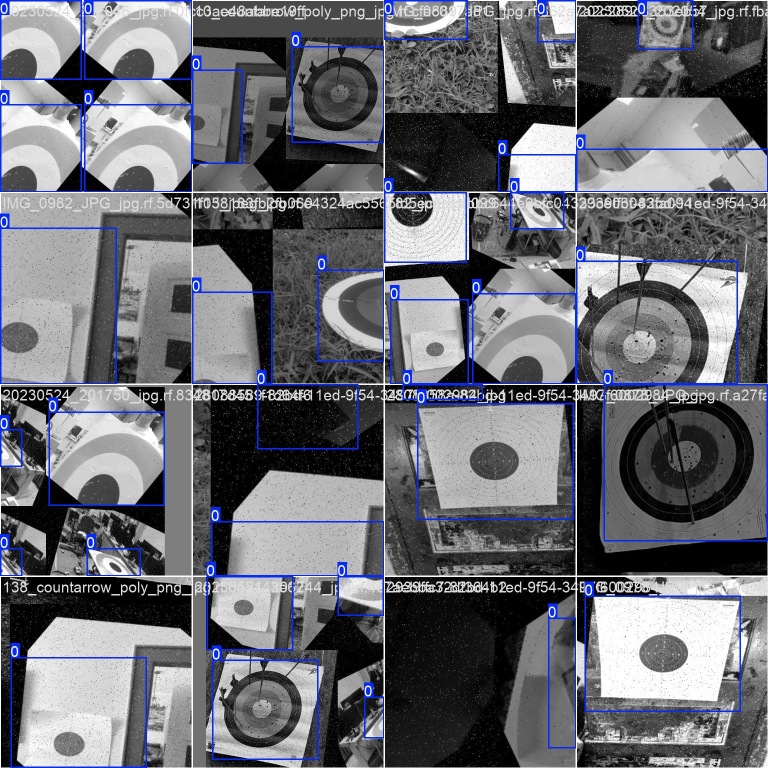
#> input picture runs/detect/bullseye-model2/train_batch0.jpg, 1536 x 1536 px (shown at 1/2 size); its folder holds only this picture in this run
$ python -i opencv_test.py   (imports and definitions only)
#> lines starting #> are read from the running program, lines starting #| are printed output that depends on the picture; after the words box and inside, x2 and y2 are one past the last pixel; in counts of white or black regions, pixels touching at a corner belong together
import cv2
import os
import numpy as np

def detect_bullseye(image_path):
    # Load image
    frame = cv2.imread(image_path)
#> frame is the input picture: shape (1536, 1536, 3); mean B, G, R 115.7, 108.9, 107.7
    if frame is None:
        print("Error: Image not found!")
        return

    # Resize for consistency
    frame = cv2.resize(frame, (640, 640))
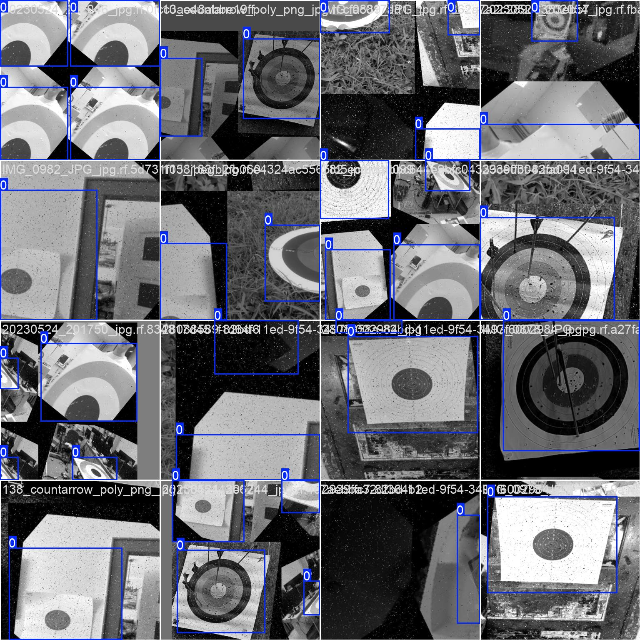
#> frame: shape (640, 640, 3); mean B, G, R 115.8, 108.9, 107.8

    # Convert to grayscale
    gray = cv2.cvtColor(frame, cv2.COLOR_BGR2GRAY)
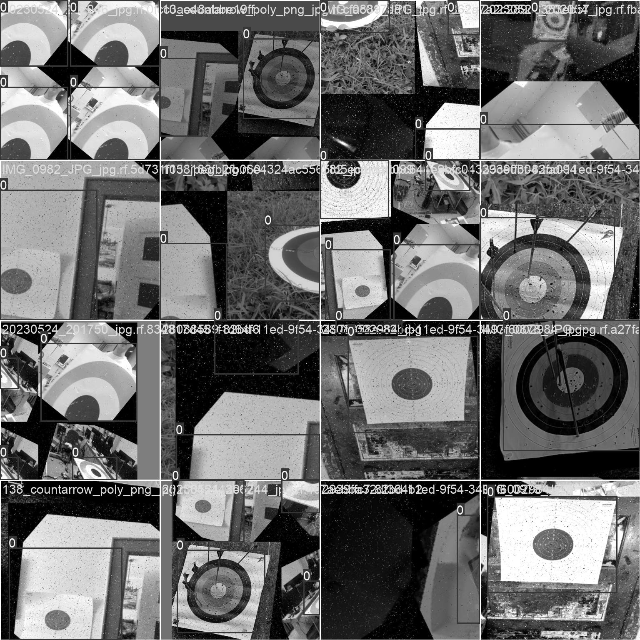
#> gray: shape (640, 640); min 0, max 255, mean 109.4

    # Apply Gaussian Blur to reduce noise
    blurred = cv2.GaussianBlur(gray, (5, 5), 0)
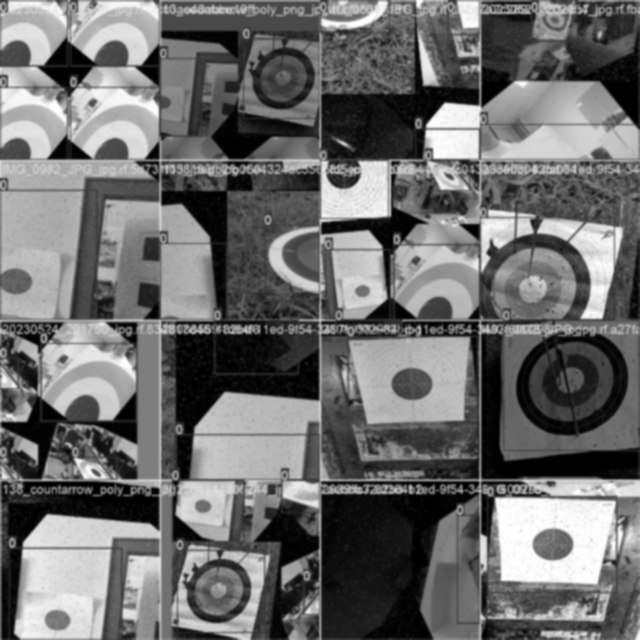
#> blurred: shape (640, 640); min 0, max 255, mean 109.3

    # Use morphological operations to remove small noise
    kernel = np.ones((3, 3), np.uint8)
    cleaned = cv2.morphologyEx(blurred, cv2.MORPH_OPEN, kernel)

    # Apply Canny edge detection
    edges = cv2.Canny(cleaned, 50, 150)
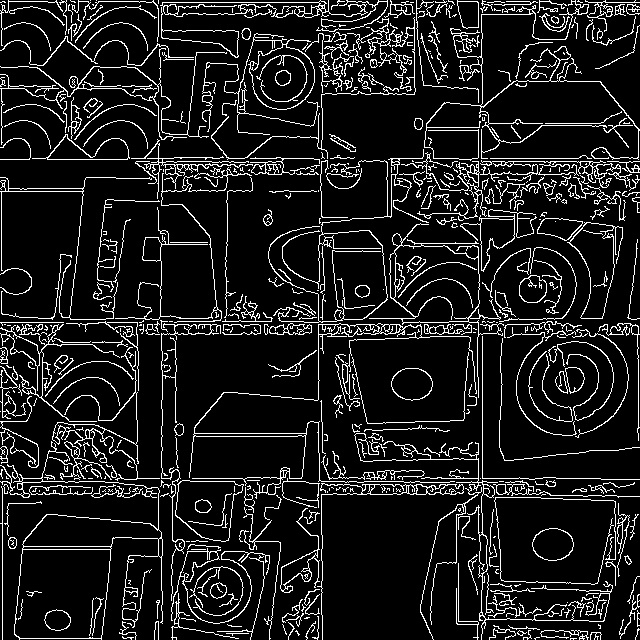
#> edges: shape (640, 640); 11.1% white in thin lines or dots

    # Detect circles using Hough Transform
    circles = cv2.HoughCircles(
        edges, cv2.HOUGH_GRADIENT, dp=1.2, minDist=0.001,
        param1=300, param2=35, minRadius=20, maxRadius=150
    )
    x = 1
    if circles is not None:
        circles = np.uint16(np.around(circles))
        for i in circles[0, :]:
            # Draw detected circle
            cv2.circle(frame, (i[0], i[1]), i[2], (0, 255, 0), 2)
            # Put the order number at the center
            cv2.putText(frame, str(x), (i[0] - 10, i[1] + 10), cv2.FONT_HERSHEY_SIMPLEX, 0.4, (0, 0, 255), 1)
            print(f"Detected Bullseye at: {i[0]}, {i[1]} (Radius: {i[2]})")
            x += 1

            if x % 5 == 0:
                cv2.imshow("Bullseye Detection", frame)
                cv2.waitKey(0)
                cv2.destroyAllWindows()

            if x > 20:
                break
#> this loop made 20 passes
#> i on passes 1 to 12: [337, 187, 149], [333, 185, 149], [339, 187, 149], [403, 190, 149], [373, 193, 148], [331, 187, 149], [339, 177, 149], [247, 265, 149], [454, 335, 149], [211, 403, 149], [199, 355, 149], [337, 181, 149]
#| Detected Bullseye at: 337, 187 (Radius: 149)
#| Detected Bullseye at: 333, 185 (Radius: 149)
#| Detected Bullseye at: 339, 187 (Radius: 149)
#| Detected Bullseye at: 403, 190 (Radius: 149)
#| Detected Bullseye at: 373, 193 (Radius: 148)
#| Detected Bullseye at: 331, 187 (Radius: 149)
#| Detected Bullseye at: 339, 177 (Radius: 149)
#| Detected Bullseye at: 247, 265 (Radius: 149)
#> (further printed lines are left out)
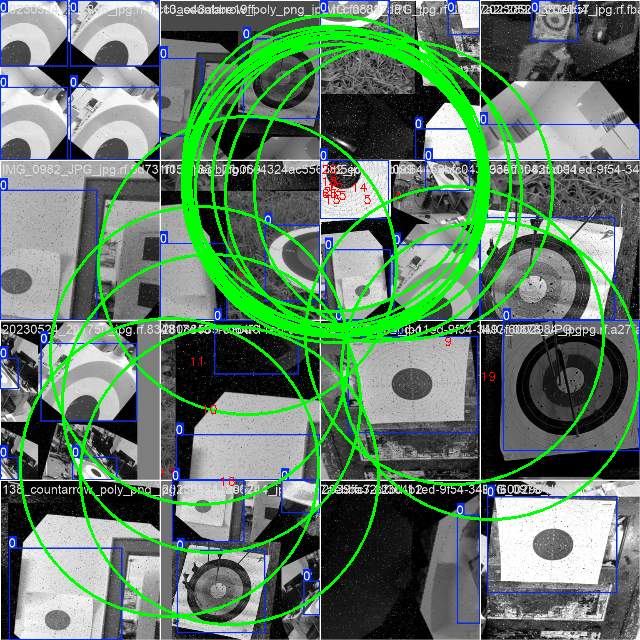
#> frame: shape (640, 640, 3); 10.11% of pixels changed, all inside (x1, y1, x2, y2) = (19, 14, 640, 626)
#> after the loop, x = 21

# Test with multiple images
# [2 lines not run here, left out]

>>> result = detect_bullseye('runs/detect/bullseye-model2/train_batch0.jpg')

$ run again, on runs/detect/bullseye-model2/train_batch1.jpg
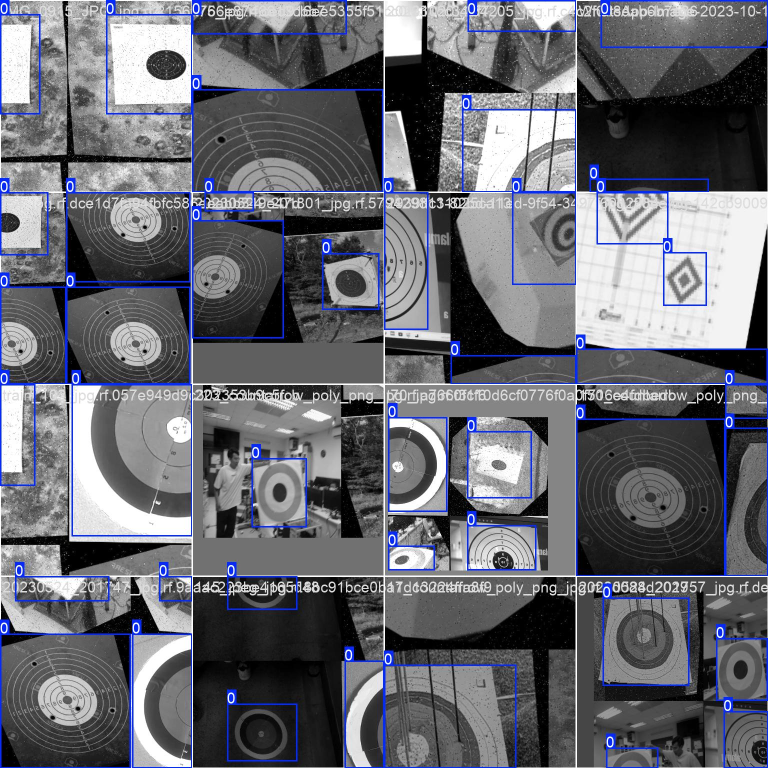
#> input picture runs/detect/bullseye-model2/train_batch1.jpg, 1536 x 1536 px (shown at 1/2 size)
#> in detect_bullseye, frame is the input picture: shape (1536, 1536, 3); mean B, G, R 112.6, 104.7, 103.3
#> in detect_bullseye, `edges = cv2.Canny(cleaned, 50, 150)`:
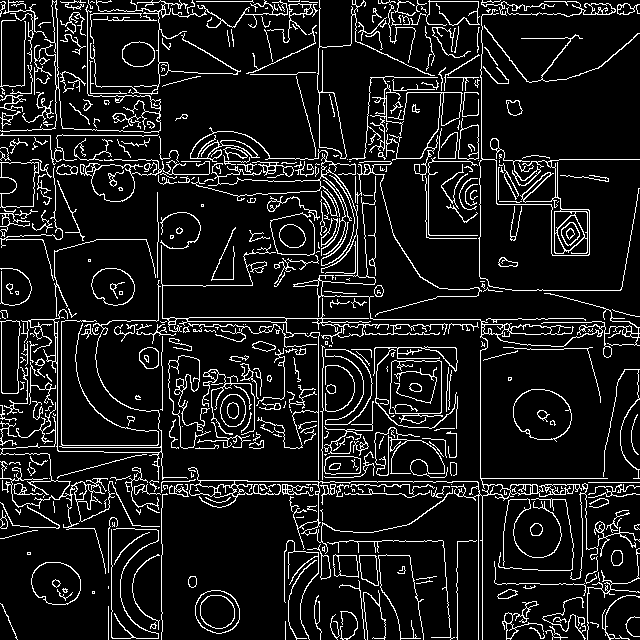
#> edges: shape (640, 640); 10.6% white in thin lines or dots
#> the loop in detect_bullseye, `for i in circles[0, :]:` made 20 passes
#> i on passes 1 to 8: [200, 304, 143], [247, 345, 149], [175, 283, 149], [178, 286, 149], [147, 304, 149], [169, 283, 149], [461, 439, 144], [181, 289, 149]
#> (printed output is left out)
#> after the loop in detect_bullseye, `for i in circles[0, :]:`:
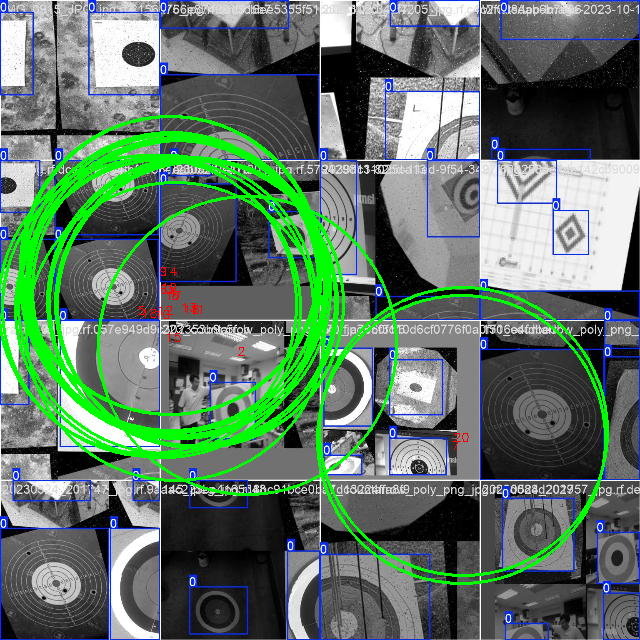
#> frame: shape (640, 640, 3); mean B, G, R 101.8, 117.5, 93.9
#> after the loop in detect_bullseye, `for i in circles[0, :]:`: x = 21

$ run again, on runs/detect/bullseye-model2/train_batch2.jpg
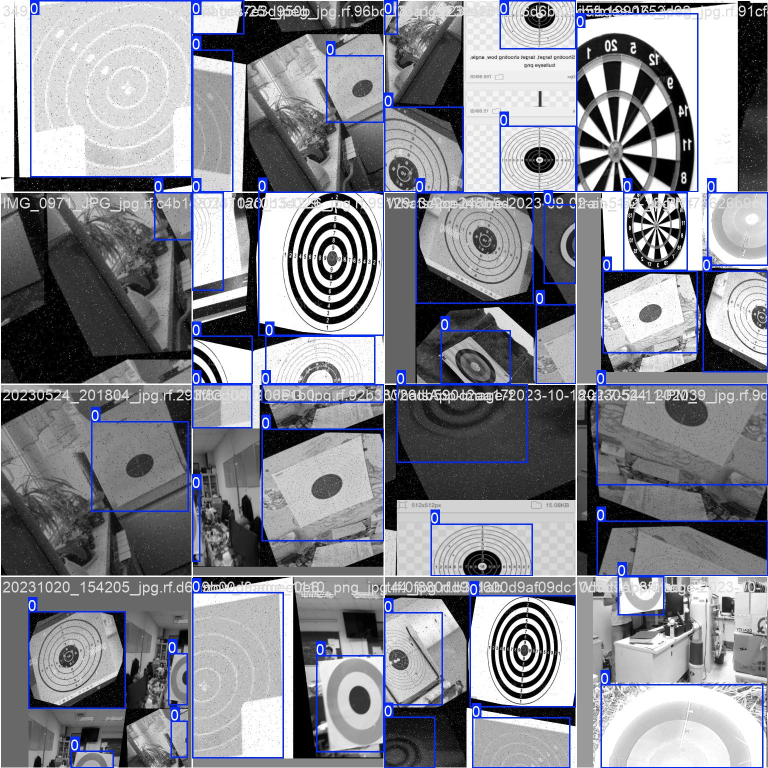
#> input picture runs/detect/bullseye-model2/train_batch2.jpg, 1536 x 1536 px (shown at 1/2 size)
#> in detect_bullseye, frame is the input picture: shape (1536, 1536, 3); mean B, G, R 143.7, 136, 134.6
#> in detect_bullseye, `edges = cv2.Canny(cleaned, 50, 150)`:
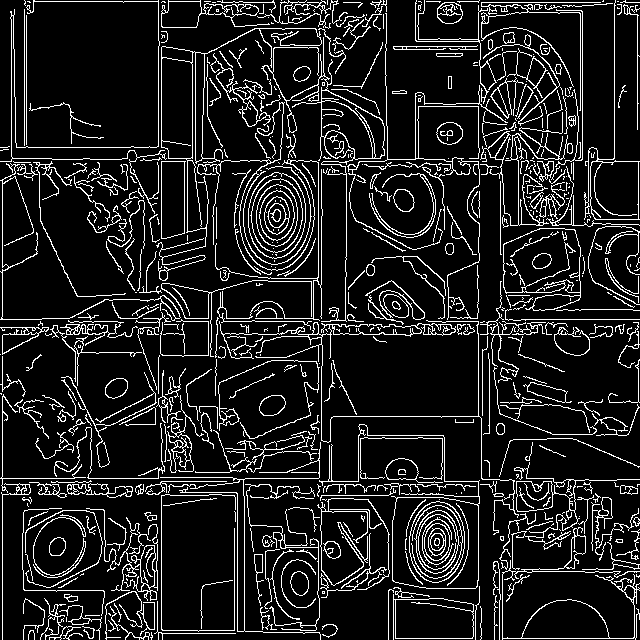
#> edges: shape (640, 640); 12.1% white in thin lines or dots
#> the loop in detect_bullseye, `for i in circles[0, :]:` made 20 passes
#> i on passes 1 to 8: [421, 187, 149], [421, 285, 149], [427, 193, 145], [307, 361, 149], [403, 177, 149], [439, 183, 149], [445, 183, 147], [403, 181, 149]
#> (printed output is left out)
#> after the loop in detect_bullseye, `for i in circles[0, :]:`:
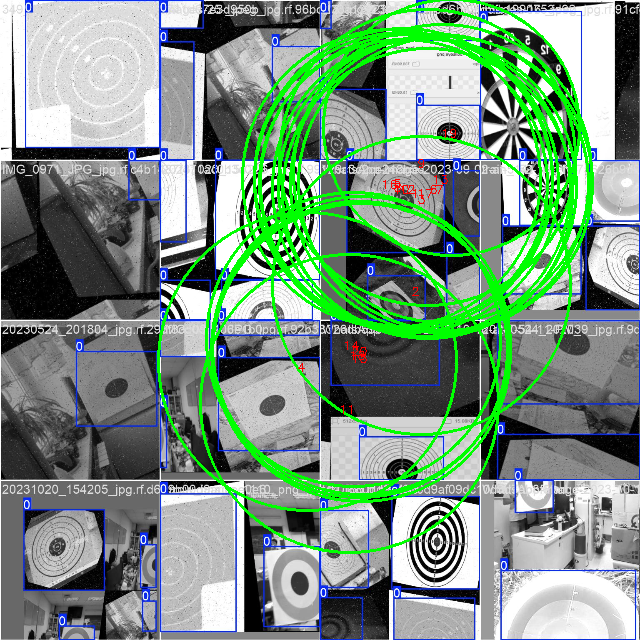
#> frame: shape (640, 640, 3); mean B, G, R 129.1, 147.9, 121.4
#> after the loop in detect_bullseye, `for i in circles[0, :]:`: x = 21
